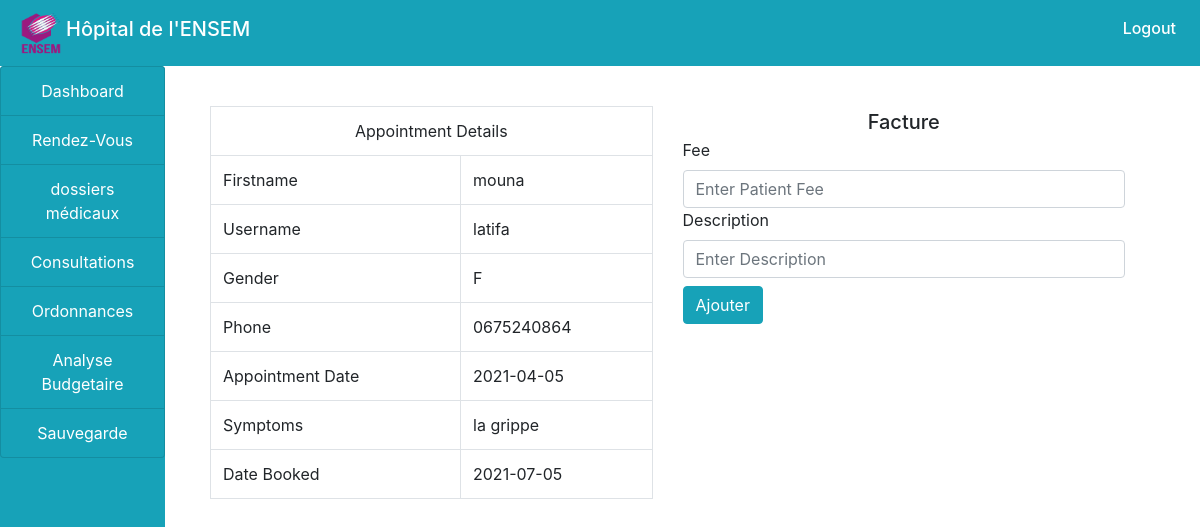
Screenshot of /Cabinet_Médical/doctor/discharge.php?ID=1 with the database file from the repository.
### tables this page shows
CREATE TABLE `appointment` (
  `ID` int(100) NOT NULL AUTO_INCREMENT,
  `firstname` varchar(100) NOT NULL,
  `username` varchar(100) NOT NULL,
  `gender` varchar(100) NOT NULL,
  `phone` varchar(100) NOT NULL,
  `appointment_date` varchar(100) NOT NULL,
  `symptoms` varchar(100) NOT NULL,
  `status` varchar(100) NOT NULL,
  `date_booked` varchar(100) NOT NULL,
  PRIMARY KEY (`ID`)
);

### Cabinet_Médical/doctor/discharge.php (the view, shortened to what this page needs)
<!doctype html>
<html >
<head>
</head>
<body>
  <?php
  include("../include/header.php");
  include("../include/connection.php");
  ?>
  <div class="container-fluid">
  <div class="col-md-12">
  <div class="row">
  <div class="col-md-2" style="margin-left: -30px;">
  <?php
  include("sidenav.php");
  ?>
  </div>
  <div class="col-md-10">
  <h5  class="my-2 text-white">Total Appointment</h5>
  <?php
  if(isset($_GET['ID'])){
        $ID=$_GET['ID'];
        $query="SELECT * FROM appointment WHERE ID='$ID'";
        $res=mysqli_query($connect,$query);
        $row=mysqli_fetch_array($res);
    }
    ?>
  <div class="col-md-12">
  <div class="row">
  <div class="col-md-6" >
  <table class="table table-bordered">
  <tr>
  <td colspan="2"  class="text-center">Appointment Details</td>
  </tr>
  <tr>
  <td >Firstname</td>
  <td ><?php echo $row['firstname']; ?></td>
  </tr>
  <tr>
  <td >Username</td>
  <td ><?php echo $row['username']; ?></td>
  </tr>
  <tr>
  <td >Gender</td>
  <td ><?php echo $row['gender'];?></td>
  </tr>
  <tr>
  <td >Phone</td>
  <td ><?php echo $row['phone'];?></td>
  </tr>
  <tr>
  <td >Appointment Date</td>
  <td ><?php echo $row['appointment_date'];?></td>
  </tr>
  <tr>
  <td >Symptoms</td>
  <td ><?php echo $row['symptoms'];?></td>
  </tr>
  <tr>
  <td >Date Booked</td>
  <td ><?php echo $row['date_booked'];?></td>
  </tr>
  </table>
  </div>
  <div class="col-md-6" >
  <h5 class="text-center my-1">Facture</h5>
  <form methode="post">
  <label>Fee</label>
  <input type="number" name="fee" class="form-control" autocomplete="off" placeholder="Enter Patient Fee">
  <label>Description</label>
  <input type="text" name="des" class="form-control" autocomplete="off" placeholder="Enter Description">
  <input type="submit" name="Ajouter" value="Ajouter" class="btn btn-info my-2">
  </form>
  </div></div></div></div></div></div></div>
  </body>
  </html>

### rows the page displays
appointment: firstname "mouna", username "latifa", gender "F", phone "0675240864", appointment_date "2021-04-05", symptoms "la grippe", date_booked "2021-07-05"
